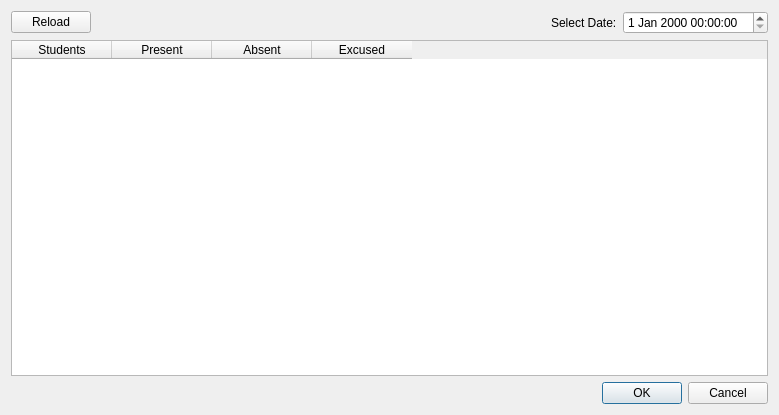
<?xml version="1.0" encoding="UTF-8"?>
<ui version="4.0">
 <class>submitAttendance</class>
 <widget class="QDialog" name="submitAttendance">
  <property name="geometry">
   <rect>
    <x>0</x>
    <y>0</y>
    <width>779</width>
    <height>415</height>
   </rect>
  </property>
  <property name="windowTitle">
   <string>Dialog</string>
  </property>
  <layout class="QVBoxLayout" name="verticalLayout">
   <item>
    <layout class="QHBoxLayout" name="horizontalLayout">
     <item>
      <widget class="QPushButton" name="reload">
       <property name="text">
        <string>Reload</string>
       </property>
      </widget>
     </item>
     <item>
      <spacer name="horizontalSpacer">
       <property name="orientation">
        <enum>Qt::Horizontal</enum>
       </property>
       <property name="sizeHint" stdset="0">
        <size>
         <width>40</width>
         <height>20</height>
        </size>
       </property>
      </spacer>
     </item>
     <item>
      <widget class="QLabel" name="label">
       <property name="sizePolicy">
        <sizepolicy hsizetype="Maximum" vsizetype="Preferred">
         <horstretch>0</horstretch>
         <verstretch>0</verstretch>
        </sizepolicy>
       </property>
       <property name="text">
        <string>Select Date:</string>
       </property>
      </widget>
     </item>
     <item>
      <widget class="QDateTimeEdit" name="dateTime"/>
     </item>
    </layout>
   </item>
   <item>
    <widget class="QTableWidget" name="tableWidget">
     <attribute name="horizontalHeaderCascadingSectionResizes">
      <bool>false</bool>
     </attribute>
     <attribute name="horizontalHeaderShowSortIndicator" stdset="0">
      <bool>false</bool>
     </attribute>
     <attribute name="horizontalHeaderStretchLastSection">
      <bool>false</bool>
     </attribute>
     <attribute name="verticalHeaderShowSortIndicator" stdset="0">
      <bool>false</bool>
     </attribute>
     <attribute name="verticalHeaderStretchLastSection">
      <bool>false</bool>
     </attribute>
     <column>
      <property name="text">
       <string>Students</string>
      </property>
     </column>
     <column>
      <property name="text">
       <string>Present</string>
      </property>
     </column>
     <column>
      <property name="text">
       <string>Absent</string>
      </property>
     </column>
     <column>
      <property name="text">
       <string>Excused</string>
      </property>
     </column>
    </widget>
   </item>
   <item>
    <widget class="QDialogButtonBox" name="submit">
     <property name="orientation">
      <enum>Qt::Horizontal</enum>
     </property>
     <property name="standardButtons">
      <set>QDialogButtonBox::Cancel|QDialogButtonBox::Ok</set>
     </property>
    </widget>
   </item>
  </layout>
 </widget>
 <resources/>
 <connections>
  <connection>
   <sender>submit</sender>
   <signal>accepted()</signal>
   <receiver>submitAttendance</receiver>
   <slot>accept()</slot>
   <hints>
    <hint type="sourcelabel">
     <x>248</x>
     <y>254</y>
    </hint>
    <hint type="destinationlabel">
     <x>157</x>
     <y>274</y>
    </hint>
   </hints>
  </connection>
  <connection>
   <sender>submit</sender>
   <signal>rejected()</signal>
   <receiver>submitAttendance</receiver>
   <slot>reject()</slot>
   <hints>
    <hint type="sourcelabel">
     <x>316</x>
     <y>260</y>
    </hint>
    <hint type="destinationlabel">
     <x>286</x>
     <y>274</y>
    </hint>
   </hints>
  </connection>
 </connections>
</ui>
